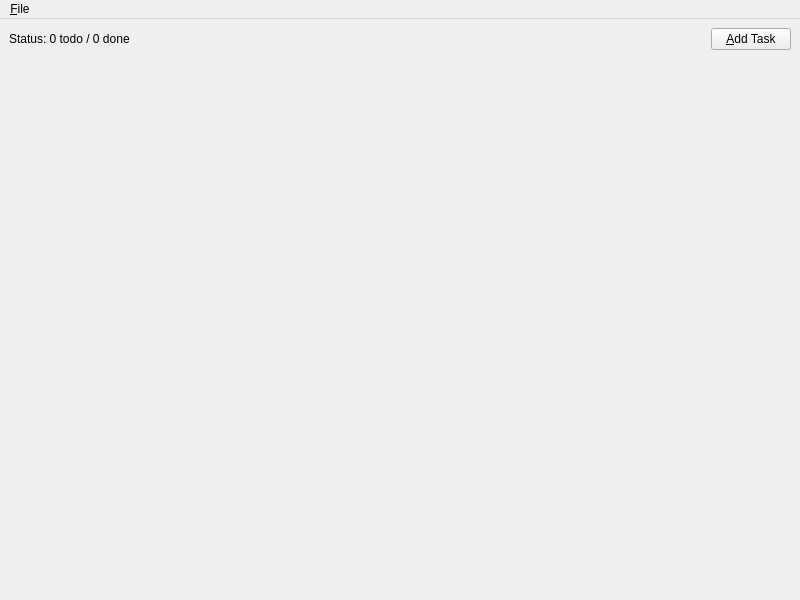
<?xml version="1.0" encoding="UTF-8"?>
<ui version="4.0">
 <class>MainWindow</class>
 <widget class="QMainWindow" name="MainWindow">
  <property name="geometry">
   <rect>
    <x>0</x>
    <y>0</y>
    <width>800</width>
    <height>600</height>
   </rect>
  </property>
  <property name="windowTitle">
   <string>MainWindow</string>
  </property>
  <widget class="QWidget" name="centralwidget">
   <layout class="QVBoxLayout" name="verticalLayout">
    <item>
     <layout class="QHBoxLayout" name="todobarLayout">
      <item>
       <widget class="QLabel" name="statusLabel">
        <property name="text">
         <string>Status: 0 todo / 0 done</string>
        </property>
       </widget>
      </item>
      <item>
       <spacer name="horizontalSpacer">
        <property name="orientation">
         <enum>Qt::Horizontal</enum>
        </property>
        <property name="sizeHint" stdset="0">
         <size>
          <width>40</width>
          <height>20</height>
         </size>
        </property>
       </spacer>
      </item>
      <item>
       <widget class="QPushButton" name="addTaskButton">
        <property name="text">
         <string>&amp;Add Task</string>
        </property>
       </widget>
      </item>
     </layout>
    </item>
    <item>
     <layout class="QVBoxLayout" name="tasksLayout"/>
    </item>
    <item>
     <spacer name="verticalSpacer">
      <property name="orientation">
       <enum>Qt::Vertical</enum>
      </property>
      <property name="sizeHint" stdset="0">
       <size>
        <width>20</width>
        <height>40</height>
       </size>
      </property>
     </spacer>
    </item>
   </layout>
  </widget>
  <widget class="QMenuBar" name="menuBar">
   <property name="geometry">
    <rect>
     <x>0</x>
     <y>0</y>
     <width>800</width>
     <height>21</height>
    </rect>
   </property>
   <widget class="QMenu" name="menu_File">
    <property name="title">
     <string>&amp;File</string>
    </property>
    <addaction name="actionOpen"/>
    <addaction name="actionSave"/>
    <addaction name="separator"/>
    <addaction name="actionExit"/>
   </widget>
   <addaction name="menu_File"/>
  </widget>
  <action name="actionSave">
   <property name="text">
    <string>&amp;Save...</string>
   </property>
   <property name="shortcut">
    <string>Ctrl+S</string>
   </property>
  </action>
  <action name="actionOpen">
   <property name="text">
    <string>&amp;Open...</string>
   </property>
   <property name="shortcut">
    <string>Ctrl+O</string>
   </property>
  </action>
  <action name="actionExit">
   <property name="text">
    <string>E&amp;xit</string>
   </property>
   <property name="shortcut">
    <string>Ctrl+X, X</string>
   </property>
  </action>
 </widget>
 <resources/>
 <connections/>
</ui>
